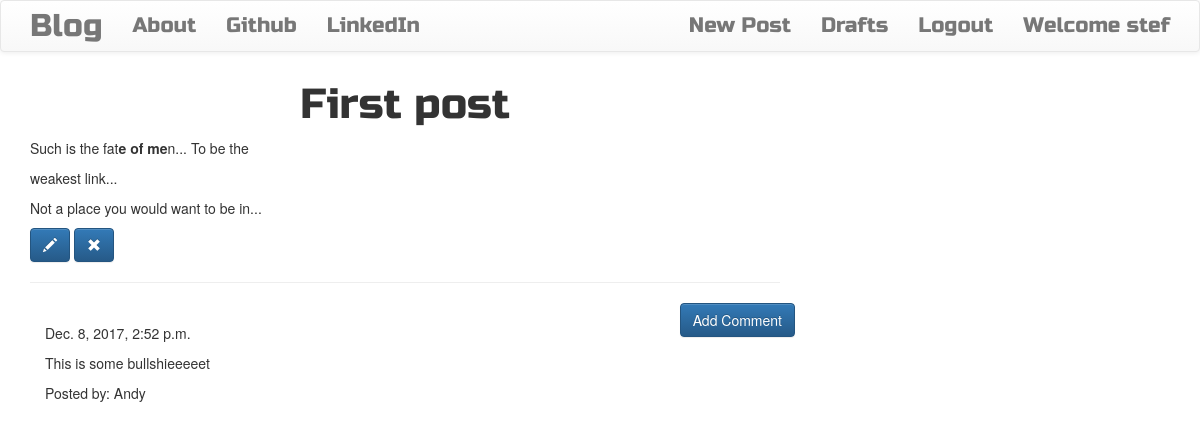
The app's page /post/1 (signed in) with its own data.
### blog/models.py (models this page shows, shortened)
class Post(models.Model):
    author = models.ForeignKey('auth.User')
    title = models.CharField(max_length=128)
    text = models.TextField()
    create_date = models.DateTimeField(default=timezone.now)
    published_date = models.DateTimeField(blank=True, null=True)

class Comment(models.Model):
    post = models.ForeignKey('blog.Post', related_name='comments')
    author = models.CharField(max_length=128)
    text = models.TextField()
    create_date = models.DateTimeField(default=timezone.now)
    approved_comment = models.BooleanField(default=False)

### blog/views.py (the view)
# urls.py: url(r'^post/(?P<pk>\d+)$', views.PostDetailView.as_view(), name='post_detail'),
class PostDetailView(DetailView):
    model = Post

### blog/templates/blog/post_detail.html (shortened to what this page needs)
{% extends "blog/base.html" %}
{% block content  %}
<h1 class="posttitle loader">{{post.title}}</h1>
  <p class="postcontent">{{ post.text|safe|linebreaksbr }}</p>
{% if user.is_authenticated  %}
  <a class="btn btn-primary" href="{% url 'post_edit' pk=post.pk %}">
    <span class="glyphicon glyphicon-pencil"></span>
  </a>
  <a class="btn btn-primary" href="{% url 'post_remove' pk=post.pk %}">
    <span class="glyphicon glyphicon-remove"></span>
  </a>
{% endif %}
<hr>
<a class="btn btn-primary btn-comment" href="{% url 'add_comment_to_post' pk=post.pk %}">Add Comment</a>
<div class="container">
  {% for comment in post.comments.all  %}
    <br>
    {% if user.is_authenticated or comment.approved_comment  %}
      {{comment.create_date}}
      <p>{{comment.text|safe|linebreaks}}</p>
      <p>Posted by: {{comment.author}}</p>
    {% endif %}
    {% empty %}
    <p>No Comments</p>
  {% endfor %}
</div>
{% endblock %}

### blog/templates/blog/base.html (shortened to what this page needs)
<!DOCTYPE html>
{% load staticfiles %}
<html>
  <head>
    <link rel="stylesheet"
    href="https://maxcdn.bootstrapcdn.com/bootstrap/3.3.7/css/bootstrap.min.css"
>
    <link rel="stylesheet"
    href="https://maxcdn.bootstrapcdn.com/bootstrap/3.3.7/css/bootstrap-theme.min.css"
>
    <link rel="stylesheet" href="//cdn.jsdelivr.net/npm/medium-editor@latest/dist/css/medium-editor.min.css" type="text/css" media="screen" charset="utf-8">
    <link rel="stylesheet" href="{% static 'css/blog.css' %}">
  </head>
  <body>
    <nav class="navbar navbar-default techfont custom-navbar">
      <div class="container">
        <ul class="nav navbar-nav">
          <li><a class="navbar-brand bigbrand" href="{% url 'post_list' %}">Blog</a></li>
          <li><a class="navbar-link "  href="{% url 'about' %}">About</a></li>
          <li><a class="navbar-link "  href="https://www.github.com/stef090">Github</a></li>
          <li><a class="navbar-link "  href="https://www.linkedin.com/in/stjepan-lovasi%C4%87-28b66657/">LinkedIn</a></li>
        </ul>
        <ul class="nav navbar-nav navbar-right">
          {% if user.is_authenticated  %}
          <li>
            <a href="{% url 'post_new' %}">New Post</a>
          </li>
          <li>
            <a href="{% url 'post_draft_list' %}">Drafts</a>
          </li>
          <li>
            <a href="{% url 'logout' %}">Logout</a>
          </li>
          <li>
            <a>Welcome {{user.username}} </a>
          </li>
          {% else %}
          <li>
            <a href="{% url 'login' %}">
              <span class="glyphicon glyphicon-user"></span>
            </a>
          </li>
          {% endif %}
        </ul>
      </div>
    </nav>
    <div class="container">
      <div class="row">
        <div class="col-md-8">
          <div class="blog_posts">
            {% block content %}
            {% endblock %}
          </div>
        </div>
      </div>
    </div>
  </body>
</html>

### blog/static/css/blog.css (style rules this page uses)
.loader { filter:hue-rotate(0deg); color:linear-gradient(45deg,#0f8,#08f); animation:hue 10000ms infinite linear; }
.techfont { font-family: 'Russo One', sans-serif; font-size: 1.5em; margin-bottom: 10px; }
.bigbrand { font-size: 1.5em; }
.posttitle { font-family: 'Russo One', sans-serif; font-size: 3em; text-align: center; }
.postcontent { font-family: 'MontSerrat'; font-size: 1.5em; }
.btn-comment { position: absolute; right: 0px; }

### records on screen
Post: title "First post", text "Such is the fat e of me n... To be the weakest link... Not a place you would want to be in..."
Comment: create_date "Dec. 8, 2017, 2:52 p.m.", text "This is some bullshieeeeet", author "Andy"

### other values on screen
{{ user.username }} "stef"
